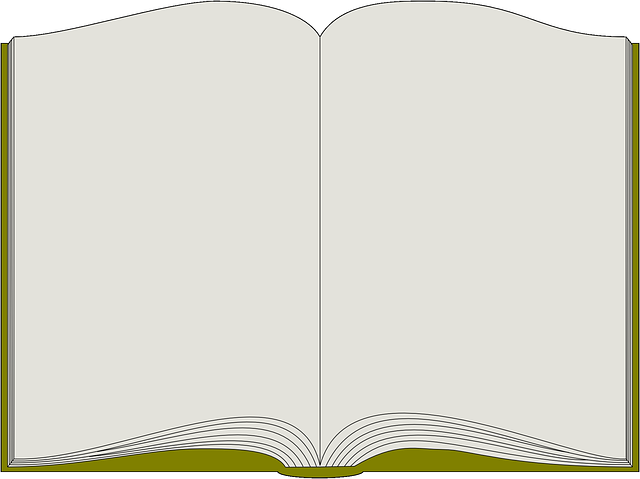
#> input picture test_img.png, 640 x 479 px
$ python -i functions.py   (imports and definitions only)
#> lines starting #> are read from the running program, lines starting #| are printed output that depends on the picture; after the words box and inside, x2 and y2 are one past the last pixel; in counts of white or black regions, pixels touching at a corner belong together
#> further down, picture is the input picture: shape (479, 640, 3); mean B, G, R 206.7, 218.2, 219.1
import cv2, imutils, math, logging
import numpy as np


# [1 line not run here, left out]

"""
By Dr. Adrian Rosebrock

See implementation details here: https://pyimagesearch.com/2014/08/25/4-point-opencv-getperspective-transform-example/
"""

def order_points(pts):
	# initialzie a list of coordinates that will be ordered
	# such that the first entry in the list is the top-left,
	# the second entry is the top-right, the third is the
	# bottom-right, and the fourth is the bottom-left
	rect = np.zeros((4, 2), dtype = "float32")
	# the top-left point will have the smallest sum, whereas
	# the bottom-right point will have the largest sum
	s = pts.sum(axis = 1)
	rect[0] = pts[np.argmin(s)]
	rect[2] = pts[np.argmax(s)]
	# now, compute the difference between the points, the
	# top-right point will have the smallest difference,
	# whereas the bottom-left will have the largest difference
	diff = np.diff(pts, axis = 1)
	rect[1] = pts[np.argmin(diff)]
	rect[3] = pts[np.argmax(diff)]
	# return the ordered coordinates
	return rect

def four_point_transform(image, pts):
	# obtain a consistent order of the points and unpack them
	# individually
	rect = order_points(pts)
	(tl, tr, br, bl) = rect
	# compute the width of the new image, which will be the
	# maximum distance between bottom-right and bottom-left
	# x-coordiates or the top-right and top-left x-coordinates
	widthA = np.sqrt(((br[0] - bl[0]) ** 2) + ((br[1] - bl[1]) ** 2))
	widthB = np.sqrt(((tr[0] - tl[0]) ** 2) + ((tr[1] - tl[1]) ** 2))
	maxWidth = max(int(widthA), int(widthB))
	# compute the height of the new image, which will be the
	# maximum distance between the top-right and bottom-right
	# y-coordinates or the top-left and bottom-left y-coordinates
	heightA = np.sqrt(((tr[0] - br[0]) ** 2) + ((tr[1] - br[1]) ** 2))
	heightB = np.sqrt(((tl[0] - bl[0]) ** 2) + ((tl[1] - bl[1]) ** 2))
	maxHeight = max(int(heightA), int(heightB))
	# now that we have the dimensions of the new image, construct
	# the set of destination points to obtain a "birds eye view",
	# (i.e. top-down view) of the image, again specifying points
	# in the top-left, top-right, bottom-right, and bottom-left
	# order
	dst = np.array([
		[0, 0],
		[maxWidth - 1, 0],
		[maxWidth - 1, maxHeight - 1],
		[0, maxHeight - 1]], dtype = "float32")
	# compute the perspective transform matrix and then apply it
	M = cv2.getPerspectiveTransform(rect, dst)
	warped = cv2.warpPerspective(image, M, (maxWidth, maxHeight))
	# return the warped image
	return warped

def nothing(x):
    pass


def get_top_down_view(image, lower_edge_threshold=75, upper_edge_threshold=200, show_output=True):
#> called with lower_edge_threshold = 75, upper_edge_threshold = 200, show_output = True
    outline = None
    original_image = image.copy()
    ratio = image.shape[0] / 500.0 # maintain aspect ratio for further processing
#> ratio = 0.958
     # keep a copy of the original image
    image = imutils.resize(image, height = 500) # resize image to have a height of 500px

    gray = cv2.cvtColor(image, cv2.COLOR_BGR2GRAY)
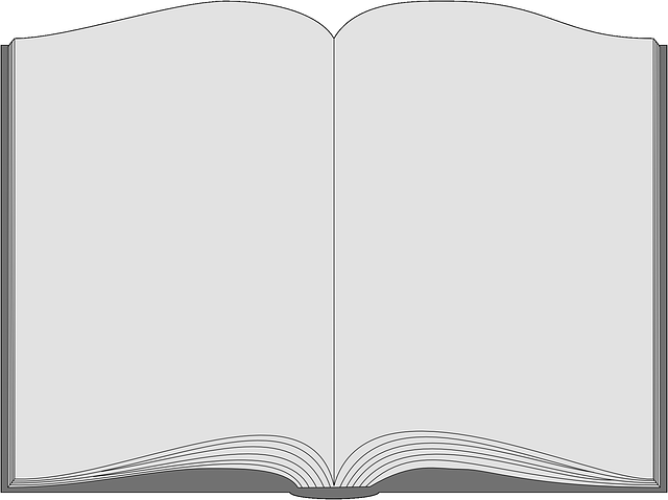
#> gray: shape (500, 668); min 2, max 255, mean 217.6
    gray = cv2.GaussianBlur(gray, (5, 5), 0) # applying a gaussian blur with a 5 x 5 kernel window to remove high freq noise from image to better detect edges
    # for more info on gaussian blur, see here: https://pyimagesearch.com/2021/04/28/opencv-smoothing-and-blurring/

    edged = cv2.Canny(gray, lower_edge_threshold, upper_edge_threshold)
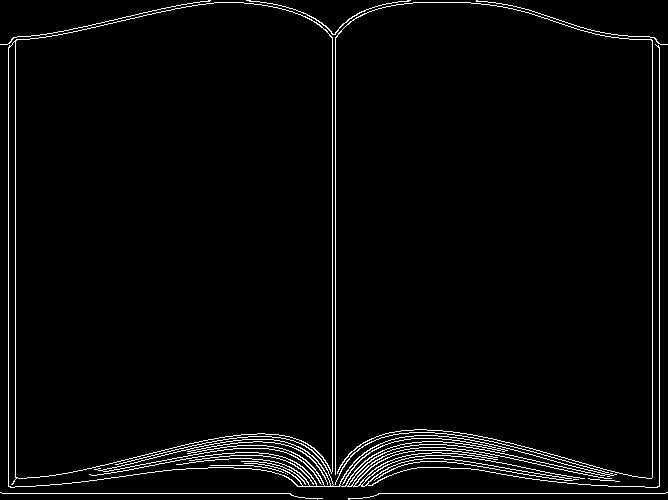
#> edged: shape (500, 668); 3.1% white in thin lines or dots
    # see info on edge detection here: https://pyimagesearch.com/2021/05/12/opencv-edge-detection-cv2-canny/

    if show_output:
        cv2.namedWindow("Edge Detection")
        cv2.createTrackbar("lower", "Edge Detection", 75, 100, nothing)
        cv2.createTrackbar("upper", "Edge Detection", 200, 400, nothing)
        while True:
            cv2.imshow("Edge Detection", edged)
            upper = cv2.getTrackbarPos("upper", "Edge Detection")
            lower = cv2.getTrackbarPos("lower", "Edge Detection")
            edged = cv2.Canny(gray, lower, upper)
            if cv2.waitKey(1) == ord('q'):
#> (key q is pressed here)
                break
        cv2.destroyWindow("Edge Detection")

    # find contours in edge detected image and use this contours to get the full outline of the paper
    contours = cv2.findContours(edged, cv2.RETR_LIST, cv2.CHAIN_APPROX_SIMPLE)
#> contours = 18 contours, 12 with area under 20; largest, box (x1, y1, x2, y2) and area: (8, 2, 660, 488) 140836, (15, 2, 333, 479) 138052, (339, 435, 606, 487) 1867, (354, 450, 494, 487) 422, (246, 0, 411, 35) 44, (335, 2, 653, 479) 41
    # find contours manipulates the image passed in... be sure to make a copy of the image if you plan on using it again
    # RETR_LIST tells find contours to abandon any parent-child relationships in contours found
    # CHAIN_APPROX_SIMPLE only compresses the contours (removes redundant points) and saves memory
    # see more on contours here: https://docs.opencv.org/4.x/d4/d73/tutorial_py_contours_begin.html

    contours = imutils.grab_contours(contours) # to account for how different versions of opencv return contours
    contours = sorted(contours, key=cv2.contourArea, reverse=True)[:5] # get the top 5 largest contours by area in descending order
#> contours = 5 contours; box (x1, y1, x2, y2) and area: (8, 2, 660, 488) 140836, (15, 2, 333, 479) 138052, (339, 435, 606, 487) 1867, (354, 450, 494, 487) 422, (246, 0, 411, 35) 44

    for c in contours:
        """
        arcLength() calculates a contour perimeter or curve length, the True flag tells the function that the perimeter is closed

        approxPolyDP() approximates the length of a polygonal curve, the 0.02 * peri is the approximation precision;
        0.02 was used here but this number can change depending on use case
        True tells approxPolyDP that the approximated curve is closed
        """
        contour_perimeter = cv2.arcLength(c, True)
        perimeter_approx = cv2.approxPolyDP(c, 0.02 * contour_perimeter, True)

        """
        since we've sorted our contours from largest to smallest, the first approximation that returns 4 (a contour with 4 points)
        would be the largest one and hence our paper in the image.
        We're making some assumptions here :)
        """
        if len(perimeter_approx) == 4:
            outline = perimeter_approx
            break
#> this loop made 4 passes
#> (contour_perimeter, outline) on pass 4: (314, [[354, 485], [403, 452], [493, 457], [406, 455]])
#> contour_perimeter on passes 1 to 3: 11028.2, 1573.8, 1349.5

    """
    The original image is what we'll use to obtain the top-down view. Hence we need to multiply the outline by the aspect ratio
    (remember the image was resized for faster processing)

    The outline was reshaped to suit the four_point_transform function implementation.

    We then apply thresholding to To obtain the black and white feel to the image, we then take the warped image,
    convert it to grayscale and apply adaptive thresholding on
    """
    if outline is None:
        logging.warning("NO OUTLINE DETECTED!!!")
        return None

    if show_output:
        cv2.drawContours(image, [outline], -1, (0, 255, 0), 2) # -1 parameter is to draw all contours, (0, 255, 0) is color, 2 is thickness
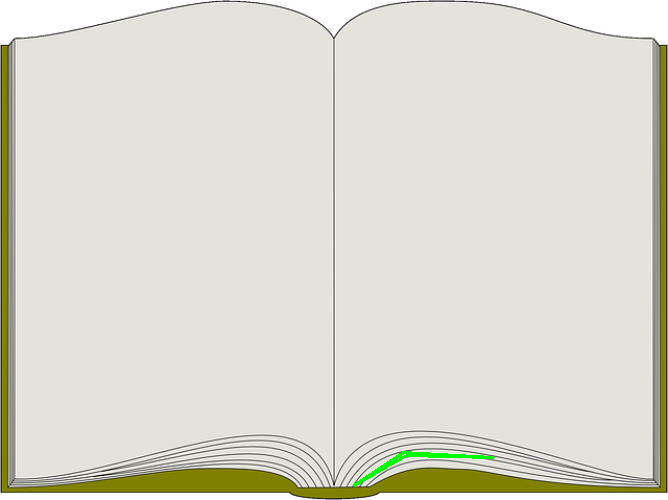
#> image: shape (500, 668, 3); mean of channels 0, 1, 2 206.2, 218.3, 218.7; drawn as B, G, R
        # apply transform to original image and resize the outline based on the pre-computed aspect ratio

        cv2.namedWindow("Paper Outline")
        cv2.imshow("Paper Outline", image)
        cv2.waitKey(0)
        cv2.destroyWindow("Paper Outline")

    warped = four_point_transform(original_image, outline.reshape(4, 2) * ratio)
#> in order_points, `s = pts.sum(axis = 1)`: s = [803.8, 819.1, 910.1, 824.8]
#> in order_points, `diff = np.diff(pts, axis = 1)`: diff = [125.5, 46.94, -34.49, 46.94]
#> in four_point_transform, `rect = order_points(pts)`: rect = [[339.1, 464.6], [472.3, 437.8], [472.3, 437.8], [339.1, 464.6]]
#> in four_point_transform, `(tl, tr, br, bl) = rect`: tl = [339.1, 464.6]; tr = [472.3, 437.8]; bl = [339.1, 464.6]
#> in four_point_transform, `widthA = np.sqrt(((br[0] - bl[0]) ** 2) + ((br[1] - bl[1]) ** 2))`: widthA = 135.8
#> in four_point_transform, `maxWidth = max(int(widthA), int(widthB))`: maxWidth = 135
#> in four_point_transform, `heightA = np.sqrt(((tr[0] - br[0]) ** 2) + ((tr[1] - br[1]) ** 2))`: heightA = 0
#> in four_point_transform, `dst = np.array([ [0, 0], [maxWidth - 1, 0], [maxWidth - 1, maxHeight -..`: dst = [[0, 0], [134, 0], [134, -1], [0, -1]]
#> in four_point_transform, `M = cv2.getPerspectiveTransform(rect, dst)`: M = [[4.16e-06, 2.06e-05, -0.011], [-0.000378, -0.00188, 1], [-9.94e-08, -4.93e-07, 0.000263]]
#> in four_point_transform, `warped = cv2.warpPerspective(image, M, (maxWidth, maxHeight))`:
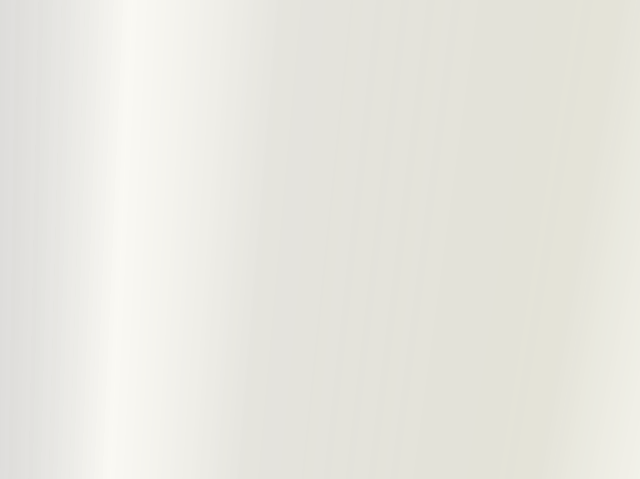
#> warped: shape (479, 640, 3); mean B, G, R 223.9, 231, 231.9
    warped = cv2.cvtColor(warped, cv2.COLOR_BGR2GRAY)
#> warped: shape (479, 640)
    return warped

def sort_list(data, key):
    data.sort(key = lambda x: x[key][1])
    return data

# [219 lines left out: functions detect_shapes, generate_output_html, not called in this run]

>>> import cv2
>>> picture = cv2.imread('../test_img.png')
>>> result = get_top_down_view(picture)
